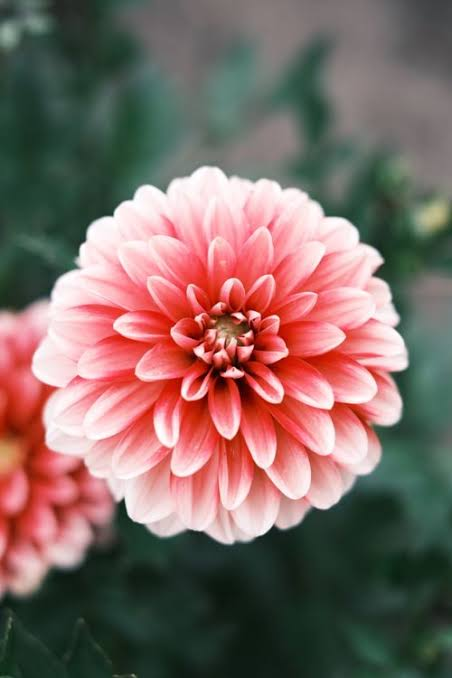
#> input picture image.jpg, 452 x 678 px
$ python rotation.py
#> lines starting #> are read from the running program, lines starting #| are printed output that depends on the picture

import cv2
import matplotlib.pyplot as plt

# Read the input image
img = cv2.imread("image.jpg")
#> img is the input picture: shape (678, 452, 3); mean B, G, R 99.9, 105.6, 128.6

# Check whether image is loaded
if img is None:
    print("Error: Image not found!")
    exit()

# Rotate image 90 degrees clockwise
rotated = cv2.rotate(img, cv2.ROTATE_90_CLOCKWISE)
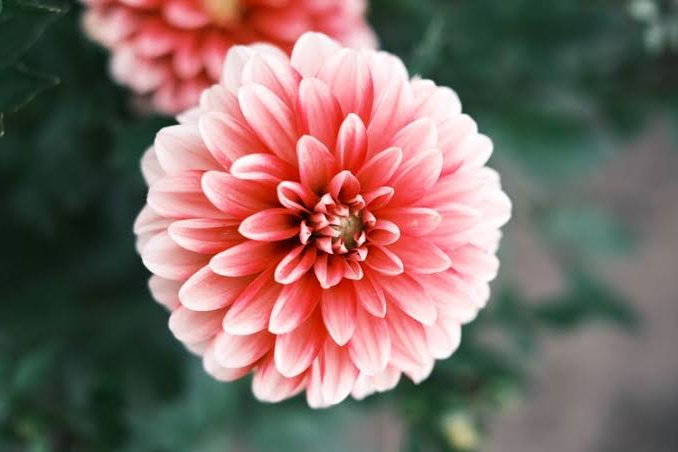
#> rotated: shape (452, 678, 3); mean B, G, R 99.9, 105.6, 128.6

# Convert BGR to RGB
img_rgb = cv2.cvtColor(img, cv2.COLOR_BGR2RGB)
rotated_rgb = cv2.cvtColor(rotated, cv2.COLOR_BGR2RGB)

# Display original image
plt.subplot(1, 2, 1)
plt.imshow(img_rgb)
plt.title("Original Image")
plt.axis("off")

# Display rotated image
plt.subplot(1, 2, 2)
plt.imshow(rotated_rgb)
plt.title("90 Degree Clockwise Rotation")
plt.axis("off")

plt.tight_layout()
plt.show()
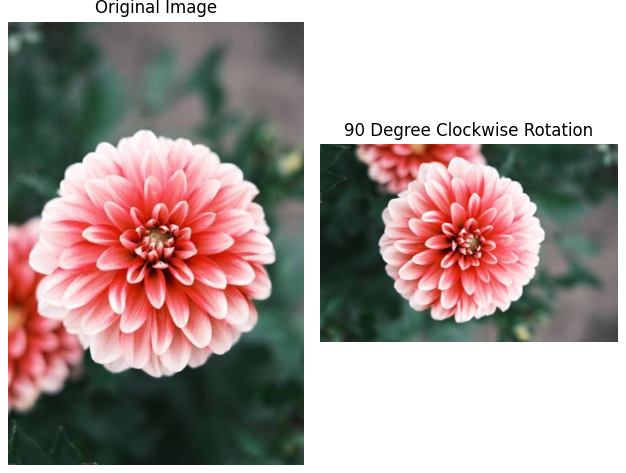
#> figure drawn by matplotlib, 2 panels
